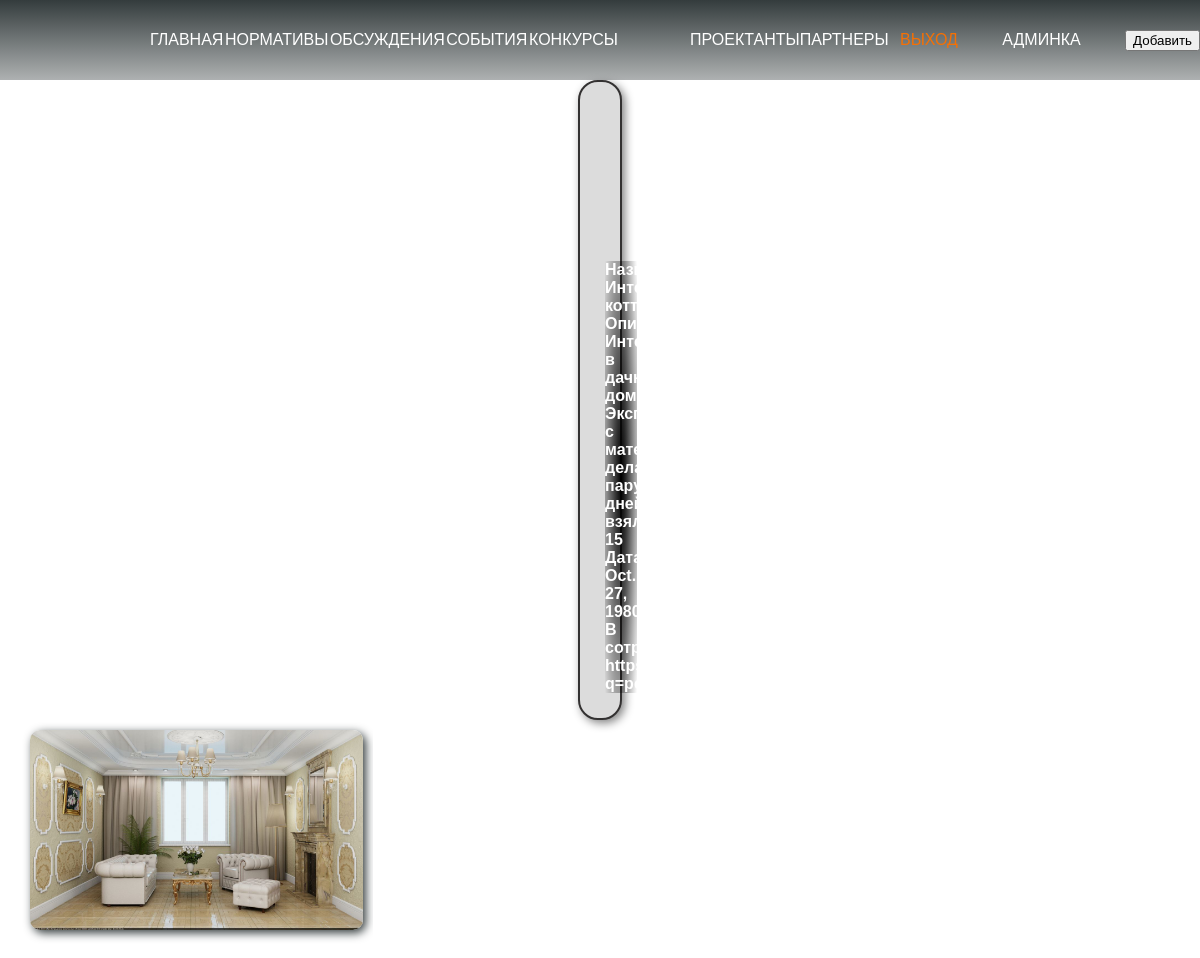
Before: /portfolio/ (signed in) with the older database file.
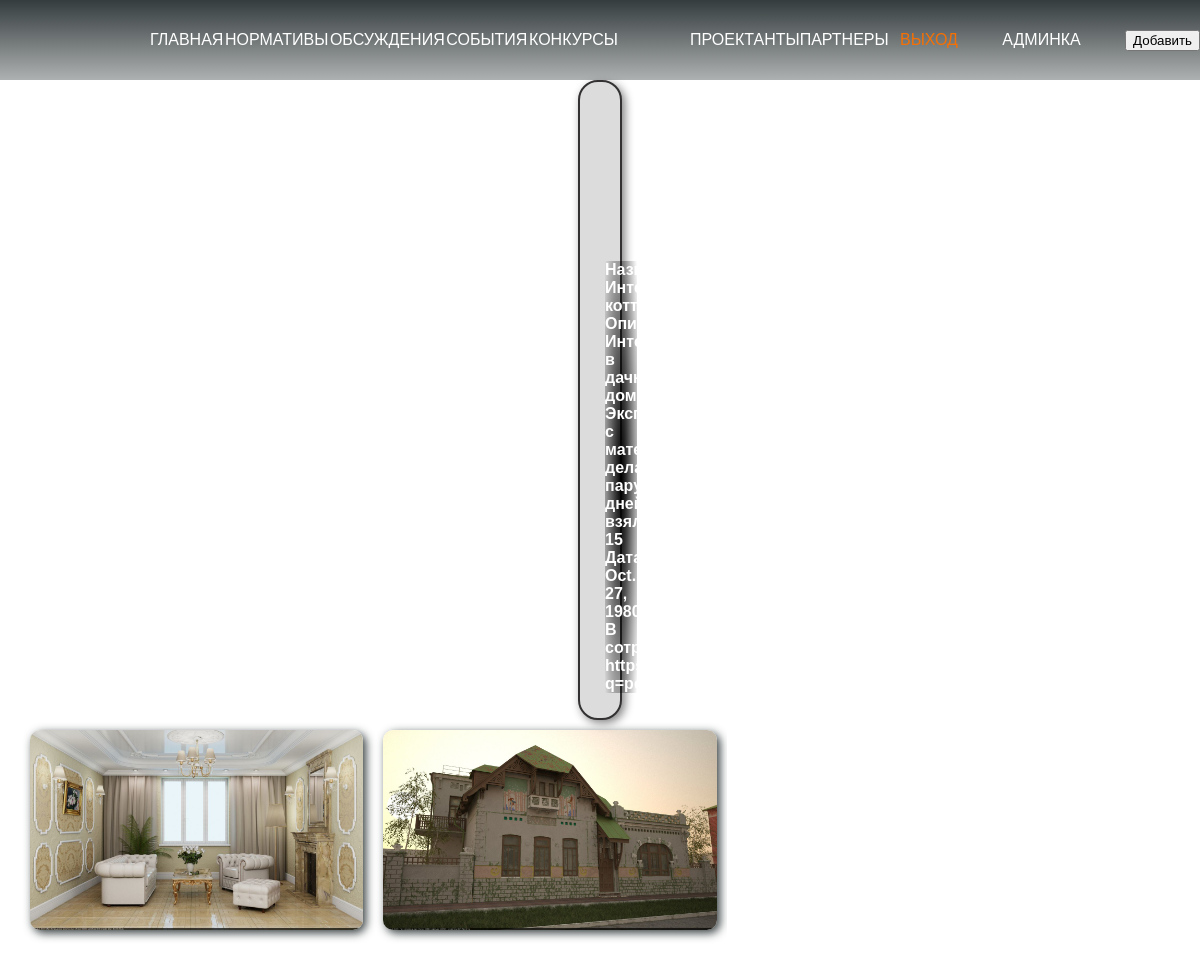
After: the same page with the newer database file.
### portfolio/models.py (models this page shows, shortened)
class Artwork(models.Model):
    user = models.ForeignKey(User, on_delete=models.CASCADE)
    title = models.CharField('Название',max_length=50)  # Ограниченная строка
    desc= models.TextField('Описание')  # Ограниченная строка
    image= models.ImageField('Изображение', upload_to=user_directory_path)  #  строка по изображению (отдельный тип данных)
    date = models.DateField('Дата')  # Дата
    url = models.URLField('В сотрудничестве',blank=True)  # Ссылок может быть много, пока не знаю как лучше сохранить ссылки на коллег и партнеров, возможно нужен список
    class Meta:
        verbose_name = APP_NAMES.PORTFOLIO
        verbose_name_plural = VERBOSE_APP_NAMES.PORTFOLIO

### portfolio/views.py (the view, shortened to what this page needs)
# urls.py: path('', views.portfolioView, name=views.app_name),
def portfolioView(request):
    print(request)
    print(type(request))
    print(dir(request))
    print(request.user.id)
    print(dir(request.user))  # Откуда же здесь берется юзер?
    print(request.method)
    if request.method == 'GET':
        print('****portfolio****', 'portfolio')
        print('****portfolio****', request.user.username)
        try:
            portfolio = Artwork.objects.filter(user=request.user)
        except Http404 as e:
            print(str(e))
            portfolio = None
        except OperationalError as e:
            print(str(e))
            portfolio = None
        form = ArtworkForm()
        return render(request, template_name=f'./{app_name}/{app_name}.html',
                      context={'form': form, 'portfolio': portfolio, 'page_name': verbose_name, 'page_style': app_name})

### portfolio/templates/portfolio/portfolio.html (shortened to what this page needs)
<!DOCTYPE html>
{% extends 'base.html' %}
{% block content %}
{% load static %}
    <main>
    {% if portfolio %}
        <section class="gallery">
        <div id="img_view">
            <div id="descriptions">
                <div id="img_title">Название: <span>nazv</span></div>
                <div id="img_desc">Описание: <span>opis</span></div>
                <div id="img_date">Дата: <span>dat</span></div>
                <div id="img_urls">В сотрудничестве: <span>ssilki</span></div>
            </div>
        </div>
        <ul class="thumbs">
        {% for artwork in portfolio %}
                <li class="thumb__block" href="{{ artwork.url }}">
                    <img class="thumb__img" src="{{ artwork.image.url }}" alt="">
                </li>
        {% endfor %}
        </ul>
        {% endif %}
        </section>
    </main>
{% endblock %}

### templates/base.html (shortened to what this page needs)
<!DOCTYPE html>
{% load static %}
<html lang="en">
<head>
    <link rel="stylesheet" href="{% static 'base/css/style.css' %}">
    <link rel="stylesheet" href="{% static '' %}{{ page_style }}/css/style.css">
</head>
<body>
    <header class="header">
        <div class="wrapper header-wrapper">
            <div class="logo">
            </div>
            <nav class="nav_wrapper">
                <div class="info-block">
                    <a href="{% url 'home' %}" class="link">Главная</a>
                    <a href="{% url 'standards' %}" class="link">Нормативы</a>
                    <a href="{% url 'issues' %}" class="link">Обсуждения</a>
                    <a href="{% url 'events' %}" class="link">События</a>
                    <a href="{% url 'contests' %}" class="link">Конкурсы</a>
                </div>
                <div class="base-block">
                    <a href="{% url 'artists' %}" class="link">Проектанты</a>
                    <a href="{% url 'partners' %}" class="link">Партнеры</a>
                </div>
            </nav>
            <div class="header-right ">
                {% if request.user.username %}
                    <a href="{% url 'logoutuser' %}" class="link link-primary">Выход</a>
                {% else %}
                    <a href="{% url 'loginuser' %}" class="link link-primary">Вход</a>
                {% endif %}
                <a href="{% url 'admin:index' %}" class="link">Админка</a>
            </div>
        </div>
    </header>
{% block content %}
{% endblock %}
    </body>
</html>

### static/base/css/style.css (style rules this page uses)
body { padding:0; margin:0; }
.header { background:linear-gradient(#343c3d 0px, #343c3d66); }
.wrapper { width:100%; height:100px; max-width: 1440px; margin: 0 auto; }
.header-wrapper { display:flex; flex-direction: row; height: 80px; justify-content:space-between; align-items: center; }
.header-right { display:flex; flex-direction: row; width: 25%; justify-content:space-between; align-items: center; }
.link { color: #fff; font-size: 16px; text-decoration: none; text-transform: uppercase; font-family: sans-serif; transition: 0.3s; }
.link-primary { color: #f57004; }
.info-block { display:flex; flex-direction: row; width:65%; justify-content:space-between; align-items: center; }
.base-block { display:flex; flex-direction: row; width:25%; justify-content:space-between; align-items: center; }
.nav_wrapper { display:flex; flex-direction: row; width:60%; justify-content: space-between; align-items: center; }
.logo { width:10%; }

### portfolio/static/portfolio/css/style.css (style rules this page uses)
* { font-family: Arial, Helvetica, sans-serif }
ul { margin: 0; padding: 0; list-style: none; }
li { margin: 0; padding: 0; }
body { margin: 0; padding: 0; }
#descriptions { display: flex; flex-direction: column; background:radial-gradient(black 0%, transparent); position: absolute; color:white; font-weight: bold; bottom: 25px; left: 25px; width: 80%; }
#img_view { padding: 20px; display: flex; object-fit:cover; flex-direction: column; justify-content: space-between; align-items: center; width: fit-content; height: 640px; background-color: #dcdcdc; border-width: 2px; border-color: #333131; border-style: solid; border-radius: 20px; box-shadow: 3px 3px 10px grey; margin: auto; position: relative; }
.thumbs { display: flex; float: left; flex-wrap: wrap; max-width:100%; height: 250px; overflow-y: scroll; }
.thumb__img { display: grid; width:auto; height:200px; object-fit:cover; border-radius:10px; box-shadow: 3px 3px 10px #343c3d; margin: 10px; }

Changed rows visible on the page:
added Artwork: image (picture)
